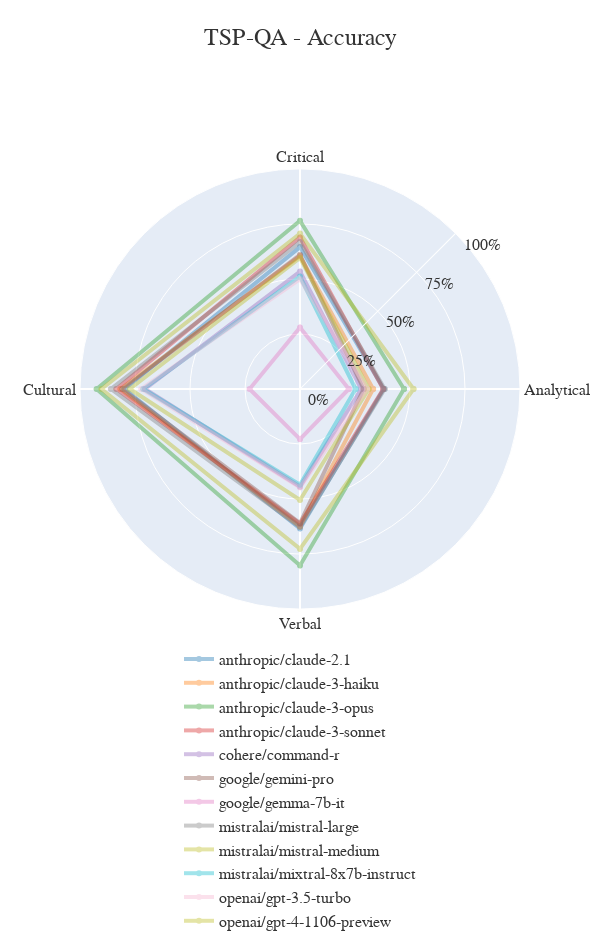

Here is the notebook cell this chart was saved with:
### Code cell
import plotly.graph_objects as go
import pandas as pd


categories = df.columns.tolist()
categories = [*categories, categories[0]]  # Ensure the graph is circular by appending the start to the end
colors = [
    '#1f77b4',  # muted blue
    '#ff7f0e',  # safety orange
    '#2ca02c',  # cooked asparagus green
    '#d62728',  # brick red
    '#9467bd',  # muted purple
    '#8c564b',  # chestnut brown
    '#e377c2',  # raspberry yogurt pink
    '#7f7f7f',  # middle gray
    '#bcbd22',  # curry yellow-green
    '#17becf',   # blue-teal
    '#f7b6d2',  # pastel pink
    '#bcbd22',  # faded green
    '#dbdb8d',  # light olive
    '#17becf',  # soft blue
    '#9edae5',  # light blue
    '#c5b0d5',  # soft purple
    '#c49c94',  # dusty rose
    '#f7b6d2',  # pastel pink
    '#bcbd22',  # faded green
    '#dbdb8d',  # light olive
    '#17becf',  # soft blue
    '#9edae5',  # light blue
    '#c5b0d5',  # soft purple
    '#c49c94',  # dusty rose
]

# Setting for 1000x1000
fig_1000 = go.Figure()

for i, (idx, row) in enumerate(df.iterrows()):
    row = row.tolist() + [row[0]]  # Ensure the graph is circular by appending the start to the end
    color = colors[i]
    fig_1000.add_trace(go.Scatterpolar(
        r=row,
        theta=categories,
        opacity=0.4,
        name=idx,
        line=dict(color=color, width=4),  # Adjust line width for better visibility
    ))

fig_1000.update_layout(
    width=600,
    height=950,
    polar=dict(
        angularaxis=dict(
            gridwidth=2,  # Increase line width for better visibility
        ),
        radialaxis=dict(
            visible=True,
            range=[0, 100],
            angle=45,
            tickangle=45,
            tickvals=[0, 25, 50, 75, 100],
            ticktext=["0%", "25%", "50%", "75%", "100%"],
        ),
    ),
    title_text='TSP-QA - Accuracy',
    title_x=0.5,
    title_y=0.97,
    title_xanchor='center',
    title_yanchor='top',
    title_font_size=24,
    title_font_color='#333333',
    font=dict(
        family='Arial',
        size=16,
        color='#333333'
    ),
    legend=dict(
        orientation="h",
        yanchor="bottom",
        y=-0.45,
        xanchor="center",
        x=0.5
    )
)

### Figure 1 — Plotly figure (JSON) as saved in the notebook; plotly's stock layout.template omitted (floating-point values rounded to 4 significant figures)
{"data": [{"line": {"color": "#1f77b4", "width": 4}, "name": "anthropic/claude-2.1", "opacity": 0.4, "r": [38.04, 64.5, 79.82, 63.36, 38.04], "theta": ["Analytical", "Critical", "Cultural", "Verbal", "Analytical"], "type": "scatterpolar"}, {"line": {"color": "#ff7f0e", "width": 4}, "name": "anthropic/claude-3-haiku", "opacity": 0.4, "r": [33.24, 60.46, 81.64, 62.46, 33.24], "theta": ["Analytical", "Critical", "Cultural", "Verbal", "Analytical"], "type": "scatterpolar"}, {"line": {"color": "#2ca02c", "width": 4}, "name": "anthropic/claude-3-opus", "opacity": 0.4, "r": [47.26, 76.45, 92.45, 80.18, 47.26], "theta": ["Analytical", "Critical", "Cultural", "Verbal", "Analytical"], "type": "scatterpolar"}, {"line": {"color": "#d62728", "width": 4}, "name": "anthropic/claude-3-sonnet", "opacity": 0.4, "r": [37.85, 68.89, 83.46, 61.26, 37.85], "theta": ["Analytical", "Critical", "Cultural", "Verbal", "Analytical"], "type": "scatterpolar"}, {"line": {"color": "#9467bd", "width": 4}, "name": "cohere/command-r", "opacity": 0.4, "r": [27.86, 53.43, 70.44, 44.44, 27.86], "theta": ["Analytical", "Critical", "Cultural", "Verbal", "Analytical"], "type": "scatterpolar"}, {"line": {"color": "#8c564b", "width": 4}, "name": "google/gemini-pro", "opacity": 0.4, "r": [28.91, 60.98, 80.73, 60.96, 28.91], "theta": ["Analytical", "Critical", "Cultural", "Verbal", "Analytical"], "type": "scatterpolar"}, {"line": {"color": "#e377c2", "width": 4}, "name": "google/gemma-7b-it", "opacity": 0.4, "r": [22.19, 27.94, 22.92, 22.82, 22.19], "theta": ["Analytical", "Critical", "Cultural", "Verbal", "Analytical"], "type": "scatterpolar"}, {"line": {"color": "#7f7f7f", "width": 4}, "name": "mistralai/mistral-large", "opacity": 0.4, "r": [38.52, 66.78, 85.94, 62.76, 38.52], "theta": ["Analytical", "Critical", "Cultural", "Verbal", "Analytical"], "type": "scatterpolar"}, {"line": {"color": "#bcbd22", "width": 4}, "name": "mistralai/mistral-medium", "opacity": 0.4, "r": [31.22, 59.58, 77.34, 50.45, 31.22], "theta": ["Analytical", "Critical", "Cultural", "Verbal", "Analytical"], "type": "scatterpolar"}, {"line": {"color": "#17becf", "width": 4}, "name": "mistralai/mixtral-8x7b-instruct", "opacity": 0.4, "r": [25.26, 51.14, 71.22, 43.54, 25.26], "theta": ["Analytical", "Critical", "Cultural", "Verbal", "Analytical"], "type": "scatterpolar"}, {"line": {"color": "#f7b6d2", "width": 4}, "name": "openai/gpt-3.5-turbo", "opacity": 0.4, "r": [30.45, 49.91, 72.14, 44.74, 30.45], "theta": ["Analytical", "Critical", "Cultural", "Verbal", "Analytical"], "type": "scatterpolar"}, {"line": {"color": "#bcbd22", "width": 4}, "name": "openai/gpt-4-1106-preview", "opacity": 0.4, "r": [51.59, 70.65, 90.23, 72.67, 51.59], "theta": ["Analytical", "Critical", "Cultural", "Verbal", "Analytical"], "type": "scatterpolar"}], "layout": {"font": {"color": "#333333", "family": "Arial", "size": 16}, "height": 950, "legend": {"orientation": "h", "x": 0.5, "xanchor": "center", "y": -0.45, "yanchor": "bottom"}, "polar": {"angularaxis": {"gridwidth": 2}, "radialaxis": {"angle": 45, "range": [0, 100], "tickangle": 45, "ticktext": ["0%", "25%", "50%", "75%", "100%"], "tickvals": [0, 25, 50, 75, 100], "visible": true}}, "title": {"font": {"color": "#333333", "size": 24}, "text": "TSP-QA - Accuracy", "x": 0.5, "xanchor": "center", "y": 0.97, "yanchor": "top"}, "width": 600}}
